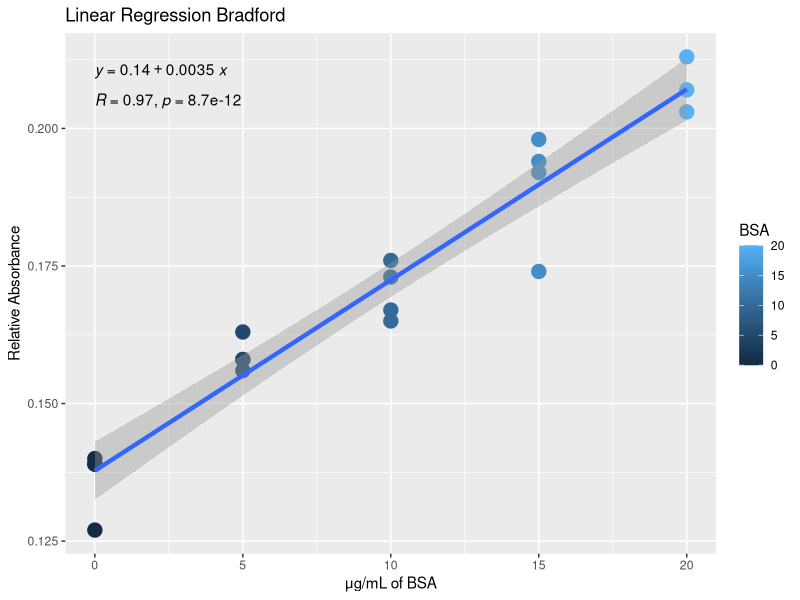

The R source for this figure:
library(readxl)
library(ggplot2)
library(ggpubr)
brad <- read_excel("Patrones Bradford.xlsx")
g<-ggplot(brad,aes(x=BSA, y=absorbancia, color=BSA))
p<-g+geom_point(aes(size = 1),show.legend = FALSE)+geom_smooth(method="lm", lwd=1.5)+stat_regline_equation()+stat_cor(label.y = 0.205)
p+xlab("μg/mL of BSA")+ylab("Relative Absorbance")+ggtitle("Linear Regression Bradford")

